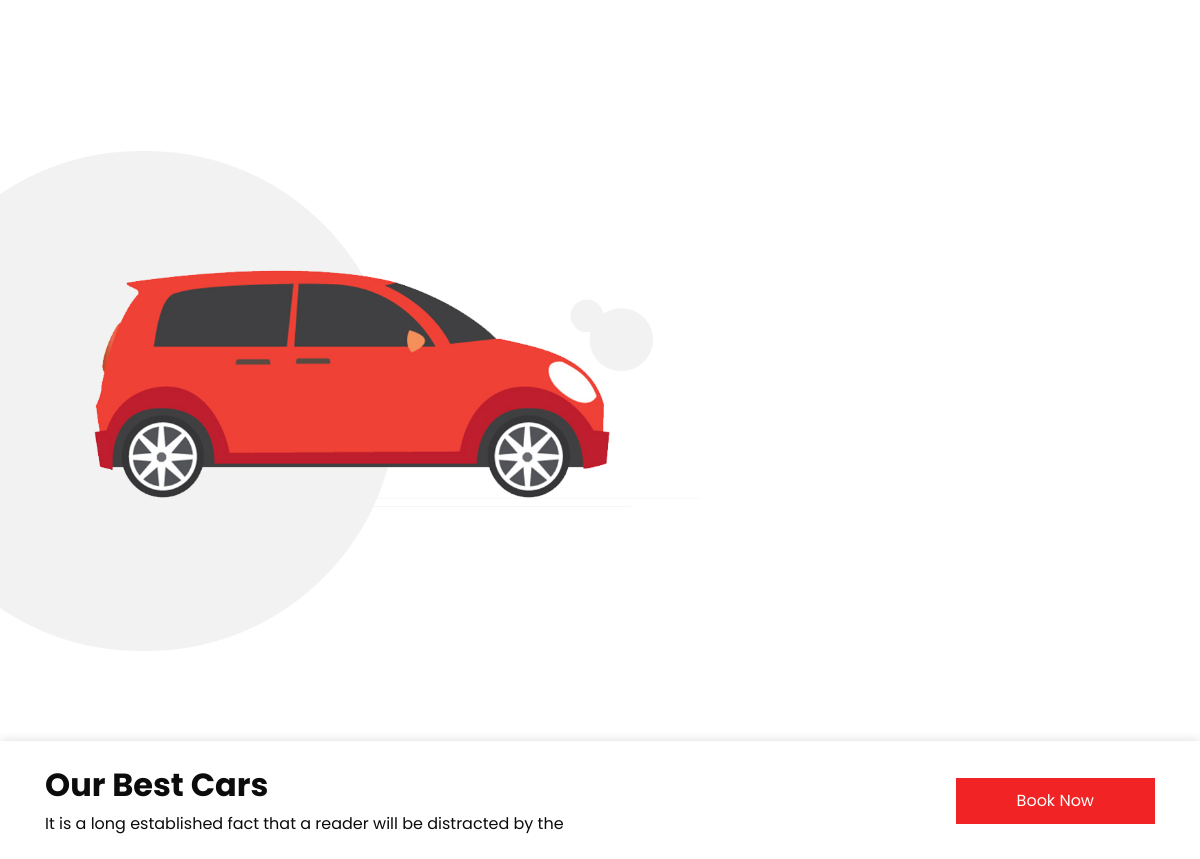
The app's page / (middle part), older data.
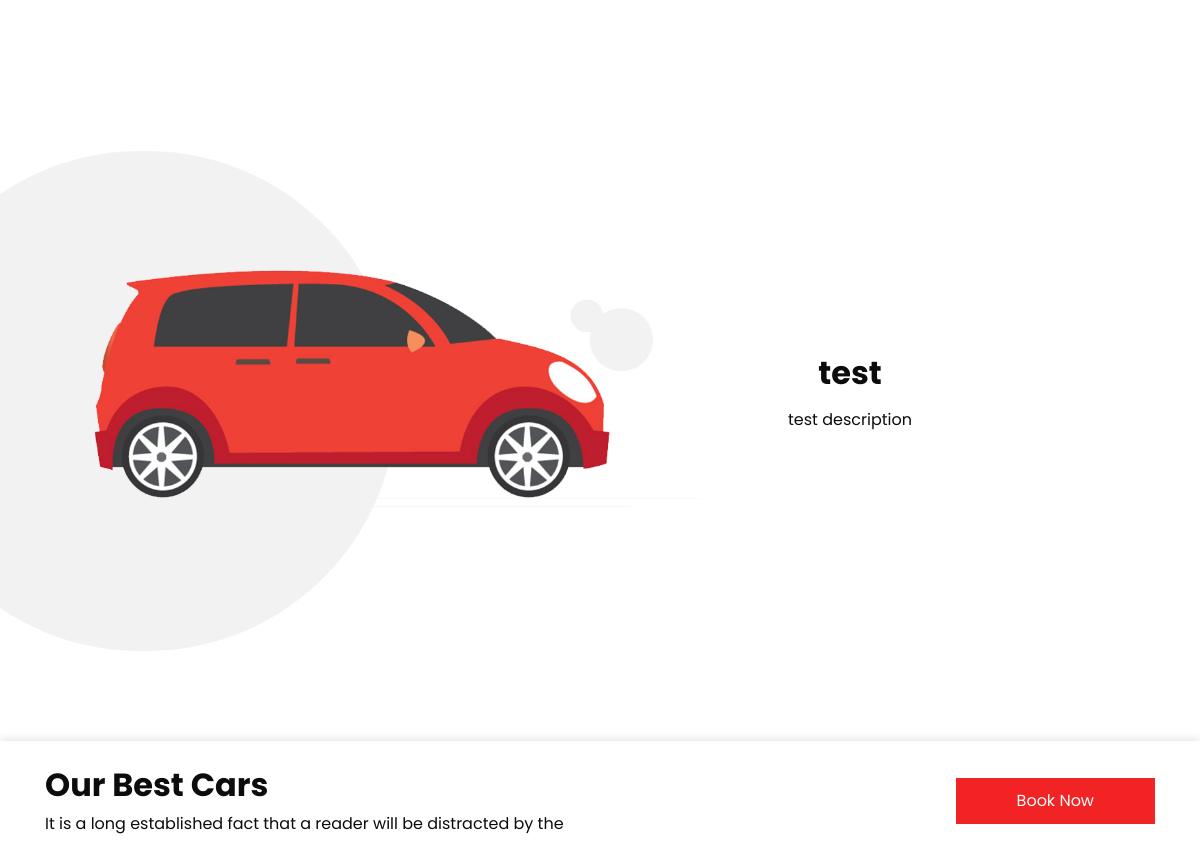
The same page, newer data.
### about/models.py (models this page shows)
class AboutModel(models.Model):
    title = models.CharField(max_length=50)
    deescription = models.TextField(max_length=500)
    image = models.CharField(max_length=100)

### home/views.py (the view)
# urls.py: path('',views.home)
def home(request):
    bestcar = FavoriCarsModel.objects.all()
    about = AboutModel.objects.last()
    car = BestCarsModel.objects.all()
    blog = BlogModel.objects.all()
    val = {
        'car':bestcar,
        'about':about,
        'bestcar':car,
        'blog':blog
    }
    return render(request,'home/index.html',val)

### templates/home/index.html (shortened to what this page needs)
{% extends 'shared/_layout.html' %}
{% load static %}
{% block content %}
  <section class="car_section layout_padding2-top layout_padding-bottom">
    <div class="container">
      <div class="car_container">
      </div>
    </div>
  </section>
  <section class="about_section layout_padding-bottom">
    <div class="container-fluid">
      <div class="row">
        <div class="col-md-7 px-0">
          <div class="img-box">
            <img src="{% static 'images/about-img.png' %}" alt="">
          </div>
        </div>
        <div class="col-md-4 col-lg-3">
          <div class="detail-box">
            <h2>
              {{about.title}}
            </h2>
            <p>
              {{about.deescription}}
            </p>
          </div>
        </div>
      </div>
    </div>
  </section>
  <section class="best_section">
    <div class="container">
      <div class="book_now">
        <div class="detail-box">
          <h2>
            Our Best Cars
          </h2>
          <p>
            It is a long established fact that a reader will be distracted by the
          </p>
        </div>
        <div class="btn-box">
          <a href="">
            Book Now
          </a>
        </div>
      </div>
    </div>
  </section>
{% endblock content %}

Row changes from the older to the newer data that the page shows:
added AboutModel: title "test", deescription "test description"
